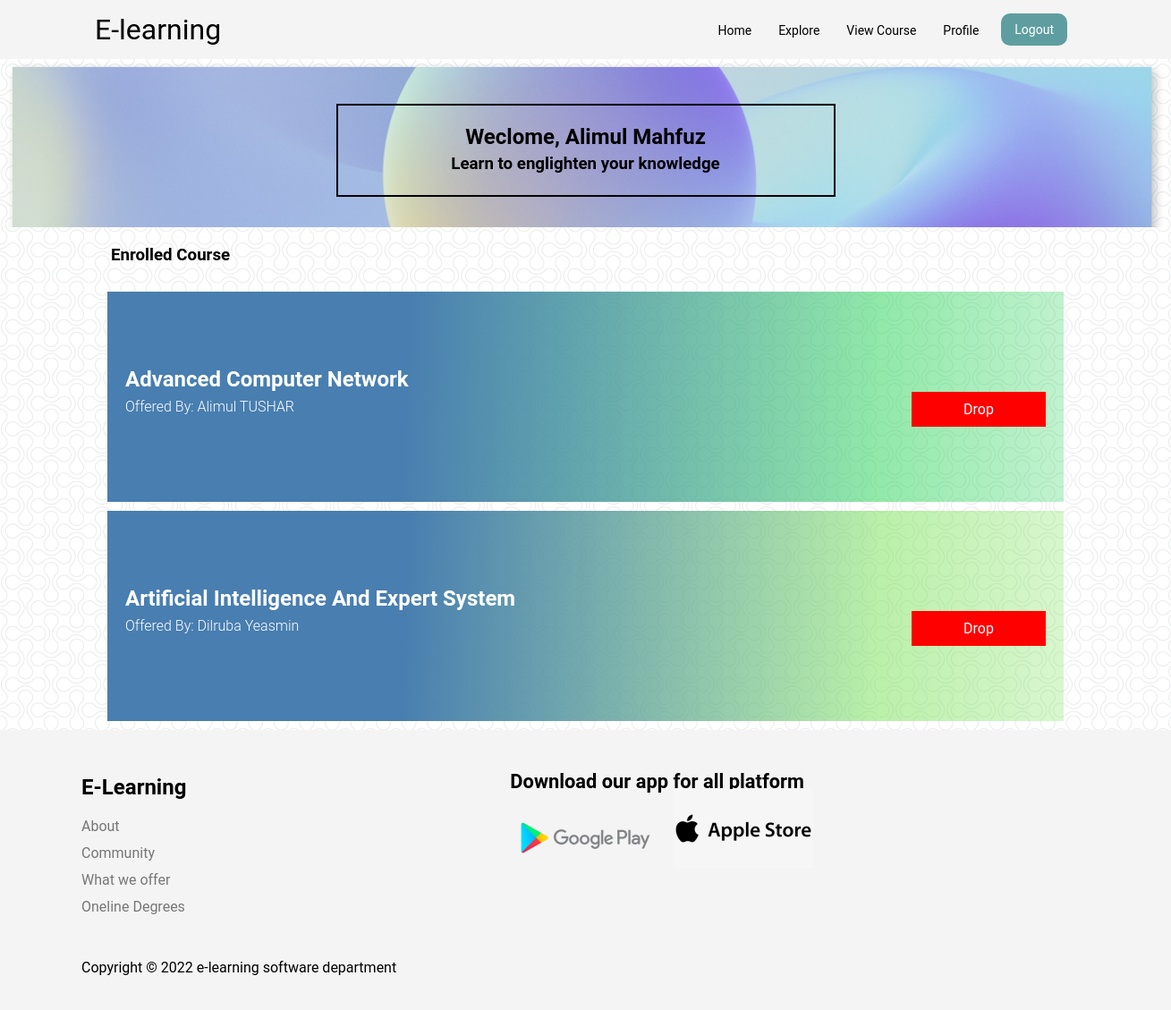
Screenshot of /view/student/student-dashboard.php (signed in) with the database file from the repository.
### tables this page shows
CREATE TABLE `courses` (
  `c_id` int(11) NOT NULL,
  `c_name` varchar(255) NOT NULL,
  `duration` varchar(255) NOT NULL,
  `price` varchar(255) NOT NULL,
  `category` varchar(255) NOT NULL,
  `user_id` int(11) NOT NULL,
  `description` varchar(255) DEFAULT NULL
);

CREATE TABLE `users` (
  `user_id` int(11) NOT NULL,
  `name` varchar(255) NOT NULL,
  `email` varchar(255) NOT NULL,
  `password` varchar(255) NOT NULL,
  `u_role` int(11) NOT NULL,
  `phone` varchar(12) NOT NULL,
  `profileImage` varchar(255) DEFAULT NULL,
  `address` varchar(255) DEFAULT NULL
);

### controller/printcourse.php (the view, shortened to what this page needs)
<?php
require '../../model/db-connect.php';
if ($conn->connect_error) {
    echo "Faild to connect database";
    exit;
} else {
    $id = $_SESSION['uid'];
    $qc = "select c_id from payment where user_id='" . $id . "'";
    $courseArray = [];
    $res = $conn->query($qc);
    if ($res->num_rows > 0) {
        while ($rw = $res->fetch_assoc()) {
            $cid = $rw['c_id'];
            array_push($courseArray,$cid);
            $qd = "select c_name,user_id from courses where c_id='" . $rw['c_id'] . "'";
            $rs = $conn->query($qd);
            if ($rs->num_rows > 0) {
                while ($ro = $rs->fetch_assoc()) {
                    echo '<tr>';
                    $cname = $ro['c_name'];
                    $qe = "select name from users where user_id='" . $ro['user_id'] . "'";
                    $rt = $conn->query($qe);
                    if ($rt->num_rows > 0) {
                        while ($r = $rt->fetch_assoc()) {
                            $instname = $r['name'];
                        }
                    }
?>
<td style="background: linear-gradient(92.11deg, #487EB0 30.92%, rgba(<?php echo rand(10, 255); ?>, <?php echo rand(180, 255); ?>, 95, 0.536913) 80.37%, rgba(<?php echo rand(177, 255); ?>, 111, <?php echo rand(50, 255); ?>, 0) 124.93%);"><?php echo $cname; ?> <br> <span style="font-size: 12pt;font-weight: 300;"><?php echo 'Offered By: ' . $instname; ?></span>
                        <button><a href="../../controller/dropCourse.php?c_id=<?php echo $cid;?>">Drop</a></button>
                    </td><?php
                            echo '</tr>';
                        }
                    } else {
                        "faild to retrive course name";
                    }
                }
            }
        }

### view/css/navbar-style.css (style rules this page uses)
* { font-family: "Poppins", sans-serif; font-family: "Roboto", sans-serif; margin: 0; padding: 0; box-sizing: border-box; }

### view/css/std-dashboardstyle.css (style rules this page uses)
* { margin: 0; padding: 0; box-sizing: border-box; }

### view/css/footerstyle.css (style rules this page uses)
* { margin: 0; padding: 0; box-sizing: border-box; }

### rows the page displays
courses: c_name "Advanced Computer Network", user.name "Alimul TUSHAR"
courses: c_name "Artificial Intelligence And Expert System", user.name "Dilruba Yeasmin"

### other values shown
$_SESSION['uname'] "Alimul Mahfuz"
